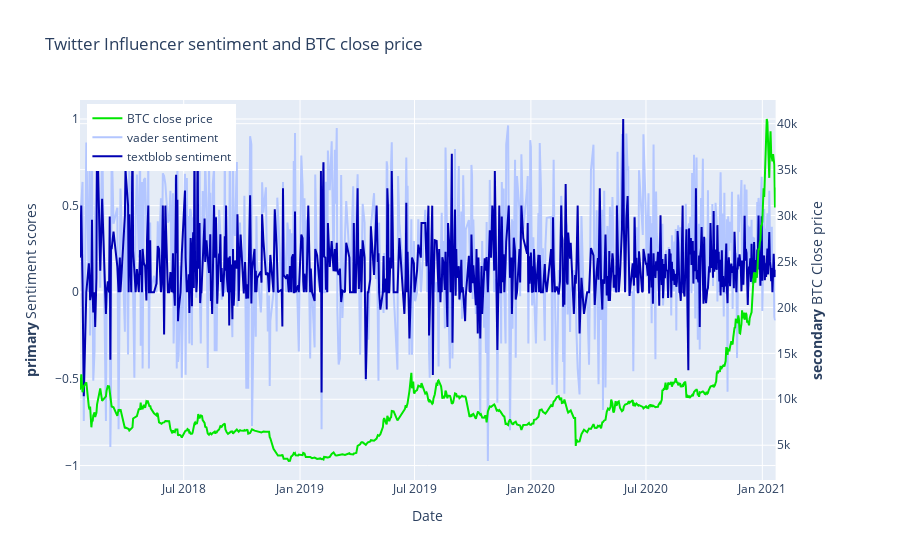

Notebook source saved alongside this figure:
### Code cell
# Graph on Influencer Sentiment against BTC price

import plotly.graph_objects as go
from plotly.subplots import make_subplots

# Create figure with secondary y-axis
fig = make_subplots(specs=[[{"secondary_y": True}]])

# Add traces

fig.add_trace(
    go.Scatter(x=influencer_sentiment.Date, y=influencer_sentiment.Close, name="BTC close price",line=dict(color="#00e600")),
    secondary_y=True,
)

fig.add_trace(
    go.Scatter(x=influencer_sentiment.Date, y=influencer_sentiment.vader_compound, name="vader sentiment",line=dict(color=" #b3c6ff")),
    secondary_y=False,
)


fig.add_trace(
    go.Scatter(x=influencer_sentiment.Date, y=influencer_sentiment.textblob, name="textblob sentiment",line=dict(color="#0000b3")),
    secondary_y=False,
)


# Add figure title
fig.update_layout(
    title_text="Twitter Influencer sentiment and BTC close price"
)

fig.update_layout(legend=dict(
    yanchor="top",
    y=0.99,
    xanchor="left",
    x=0.01
))


# Set x-axis title
fig.update_xaxes(title_text="Date")

# Set y-axes titles
fig.update_yaxes(title_text="<b>primary</b> Sentiment scores", secondary_y=False)
fig.update_yaxes(title_text="<b>secondary</b> BTC Close price", secondary_y=True)

fig.show()

### Figure 1 — Plotly figure (JSON) as saved in the notebook; plotly's stock layout.template omitted (floating-point values rounded to 4 significant figures; data arrays with more than 128 entries replaced by an {"elided": "..."} marker saying what was removed)
{"data": [{"line": {"color": "#00e600"}, "name": "BTC close price", "type": "scatter", "x": {"elided": "713 str values"}, "xaxis": "x", "y": {"elided": "713 float values"}, "yaxis": "y2"}, {"line": {"color": " #b3c6ff"}, "name": "vader sentiment", "type": "scatter", "x": {"elided": "713 str values"}, "xaxis": "x", "y": {"elided": "713 float values"}, "yaxis": "y"}, {"line": {"color": "#0000b3"}, "name": "textblob sentiment", "type": "scatter", "x": {"elided": "713 str values"}, "xaxis": "x", "y": {"elided": "713 float values"}, "yaxis": "y"}], "layout": {"legend": {"x": 0.01, "xanchor": "left", "y": 0.99, "yanchor": "top"}, "title": {"text": "Twitter Influencer sentiment and BTC close price"}, "xaxis": {"anchor": "y", "domain": [0, 0.94], "title": {"text": "Date"}}, "yaxis": {"anchor": "x", "domain": [0, 1], "title": {"text": "<b>primary</b> Sentiment scores"}}, "yaxis2": {"anchor": "x", "overlaying": "y", "side": "right", "title": {"text": "<b>secondary</b> BTC Close price"}}}}
